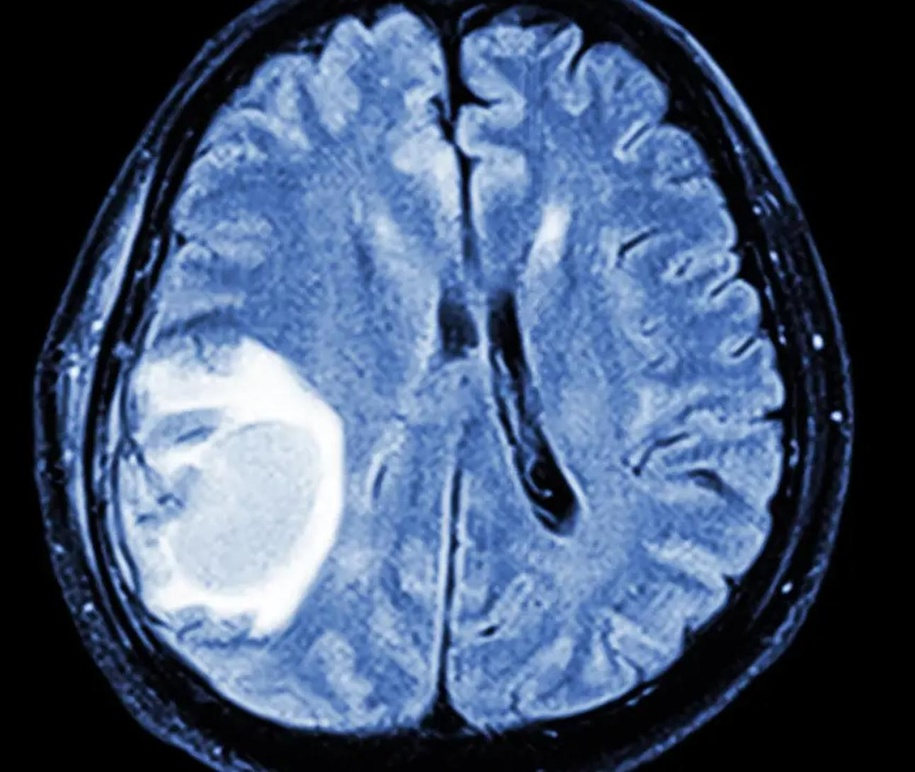
#> input picture Data file/Brain.jpg, 915 x 772 px, shrunk from 1292 x 1090 before the run, found by its file name
$ python Program_12e.py
#> lines starting #> are read from the running program, lines starting #| are printed output that depends on the picture; after the words box and inside, x2 and y2 are one past the last pixel; in counts of white or black regions, pixels touching at a corner belong together
# Program_12e.py: Segmentation of a human brain.
import matplotlib.pyplot as plt
from skimage import color
from skimage import morphology
from skimage import segmentation
import matplotlib.image as img

num_segs , threshold = 100 , 0.82
img =img.imread("Brain.jpg")
#> img is the input picture: shape (772, 915, 3); mean R, G, B 69.4, 87.7, 117.1

# Compute a mask
lum = color.rgb2gray(img)
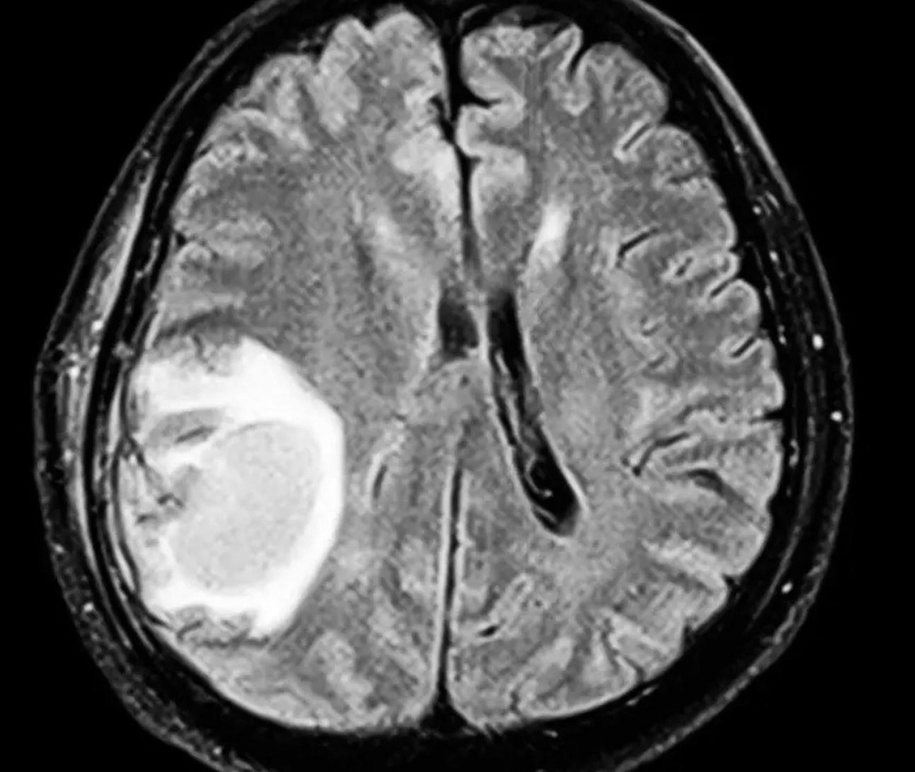
#> lum: shape (772, 915) float64; min 0, max 1, mean 0.337
mask = morphology.remove_small_holes(
    morphology.remove_small_objects(lum > threshold , 500) , 500)
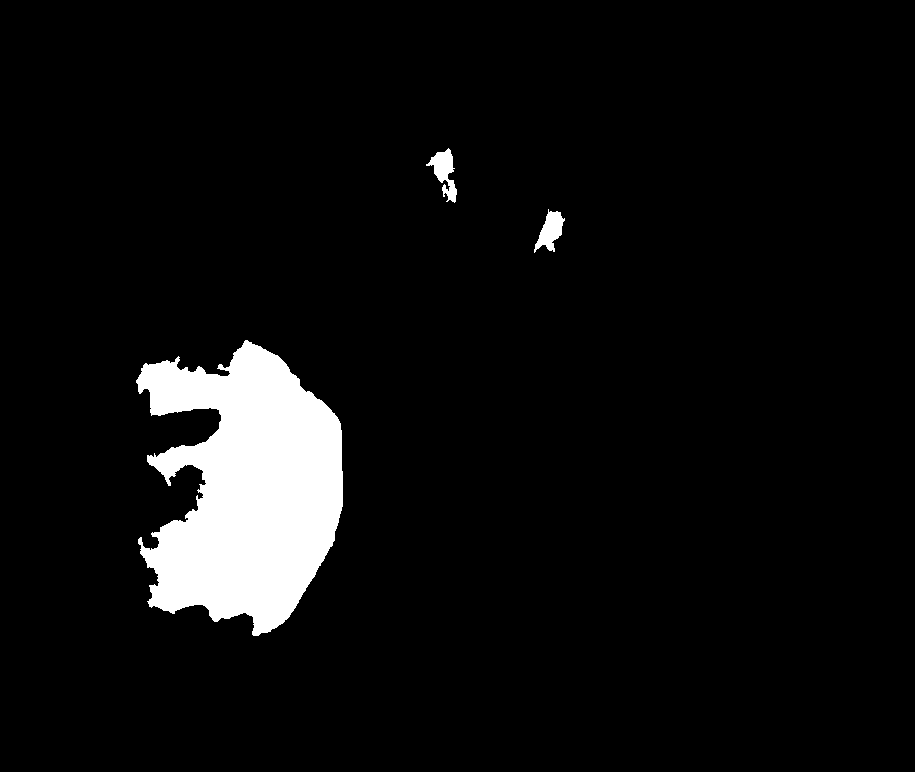
#> mask: shape (772, 915) bool; 5.9% white; 3 white regions, box (x1, y1, x2, y2) and area: (136, 340, 343, 636) 40299, (426, 148, 457, 203) 750, (534, 209, 565, 253) 687
mask = morphology.opening(mask, morphology.disk(3))
#> mask: shape (772, 915) bool; 5.8% white; 4 white regions, box (x1, y1, x2, y2) and area: (136, 340, 343, 636) 39986, (536, 211, 564, 251) 638, (430, 150, 454, 182) 495, (446, 185, 457, 201) 113

# SLIC result
slic = segmentation.slic(img, n_segments=num_segs, start_label=1)
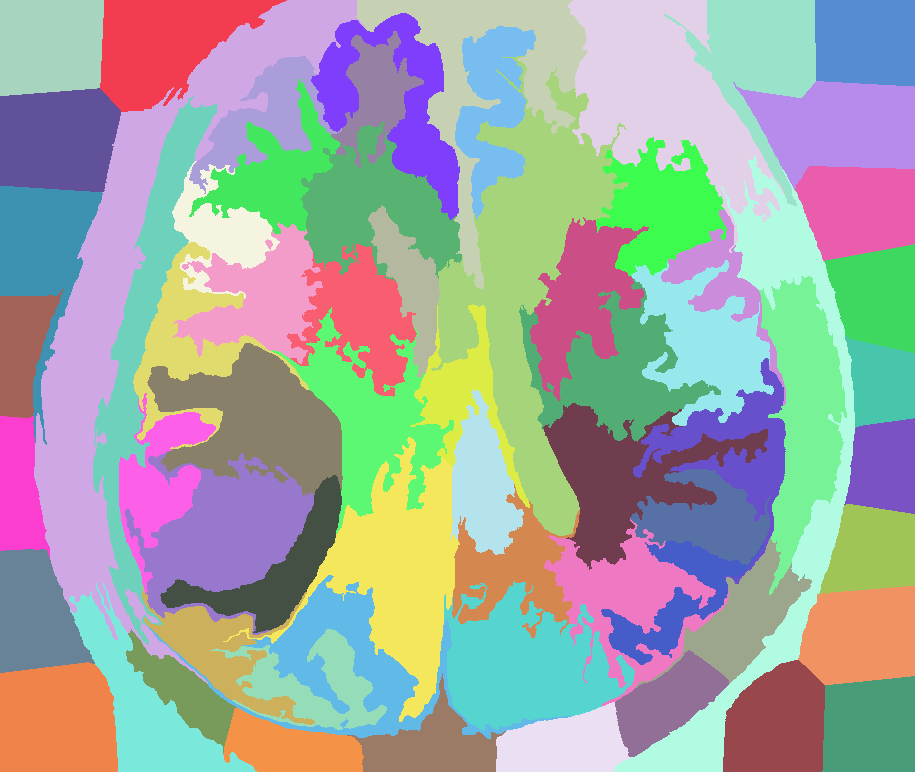
#> slic: shape (772, 915) int64; 67 distinct labels, from 1 to 67; one colour per label, 0 black

# SLIC result in Mask
m_slic = segmentation.slic(img, n_segments=num_segs, mask=mask, \
start_label=1)
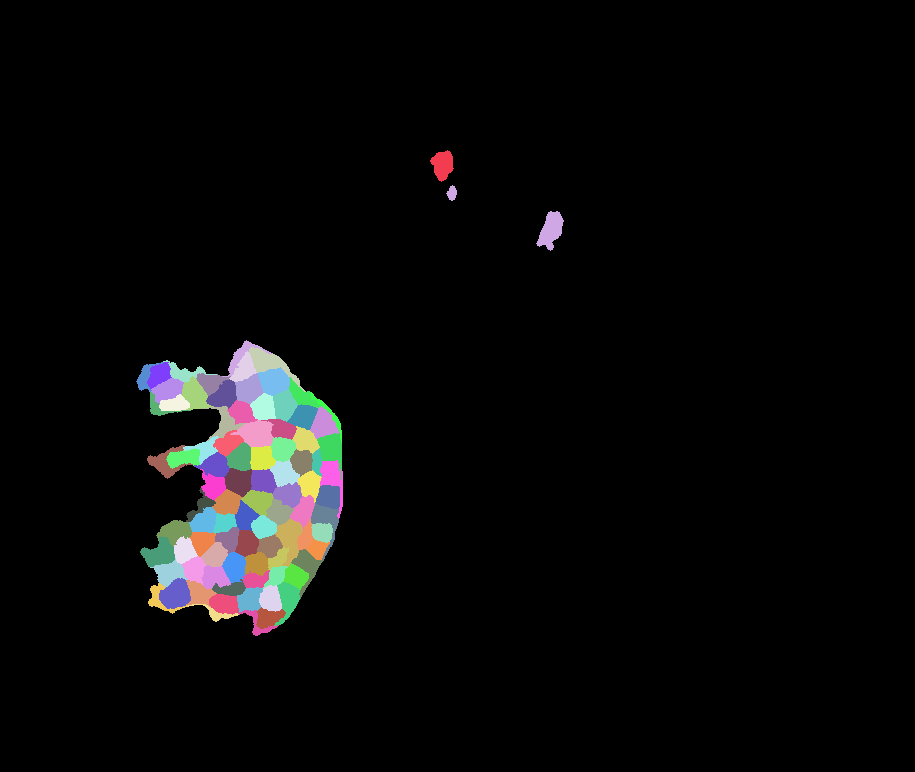
#> m_slic: shape (772, 915) int64; 89 distinct labels, from 0 to 88; one colour per label, 0 black

# Display result
fig, ax_arr = plt.subplots(2, 2, sharex=True, sharey=True, \
figsize=(10, 10))
ax1, ax2, ax3, ax4 = ax_arr.ravel()
ax1.imshow(img)
ax1.set_title("Brain.jpg")
ax2.imshow(mask, cmap="gray")
ax2.set_title("Mask")
ax3.imshow(segmentation.mark_boundaries(img, slic))
ax3.contour(mask, colors="red", linewidths=1)
ax3.set_title("SLIC")
ax4.imshow(segmentation.mark_boundaries(img, m_slic))
ax4.contour(mask, colors="red", linewidths=1)
ax4.set_title("SLIC in Mask")
for ax in ax_arr.ravel():
    ax.set_axis_off()
plt.tight_layout()
plt.show()
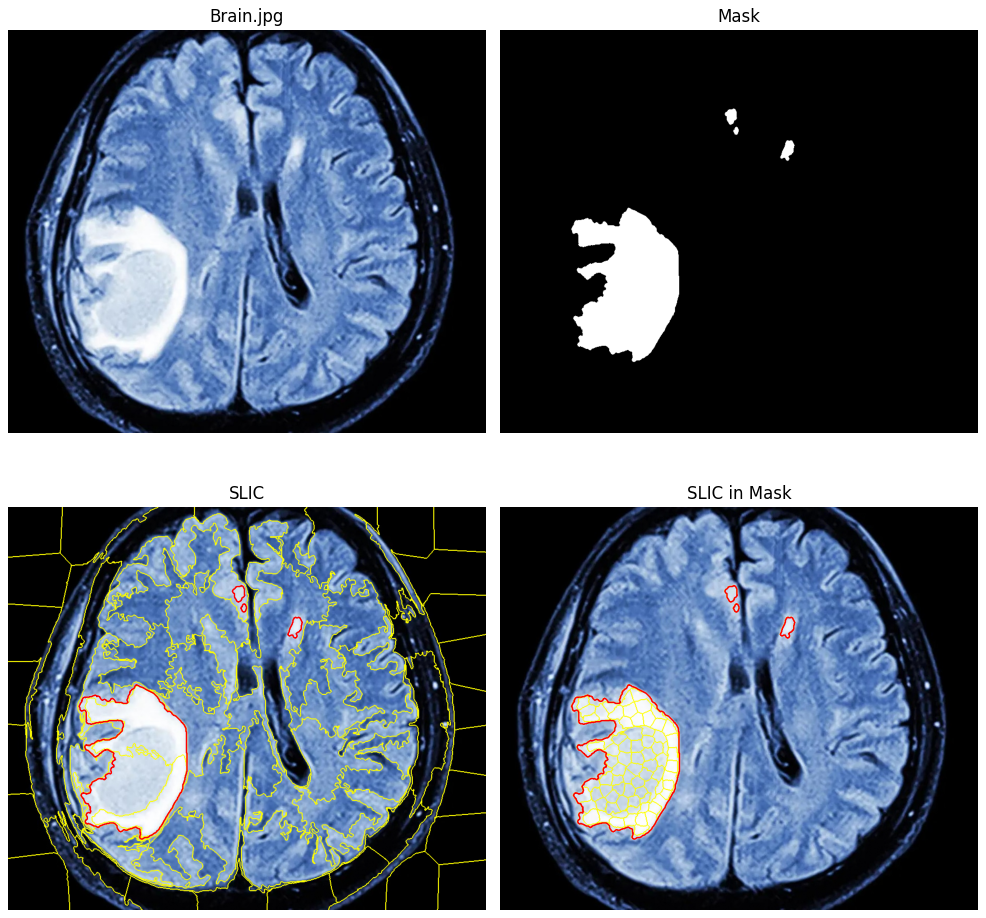
#> figure drawn by matplotlib, 4 panels

$ run again, with Data file/peppers.jpeg copied over Data file/Brain.jpg
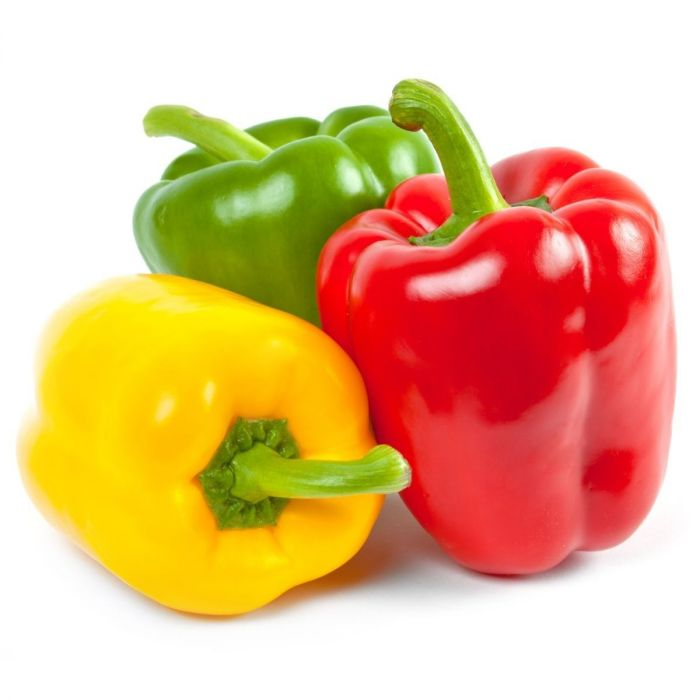
#> input picture Data file/peppers.jpeg, 700 x 700 px, found by its file name
#> img is the input picture: shape (700, 700, 3); mean R, G, B 230.8, 185.1, 137.7
#> `mask = morphology.remove_small_holes( morphology.remove_small_objects(..`:
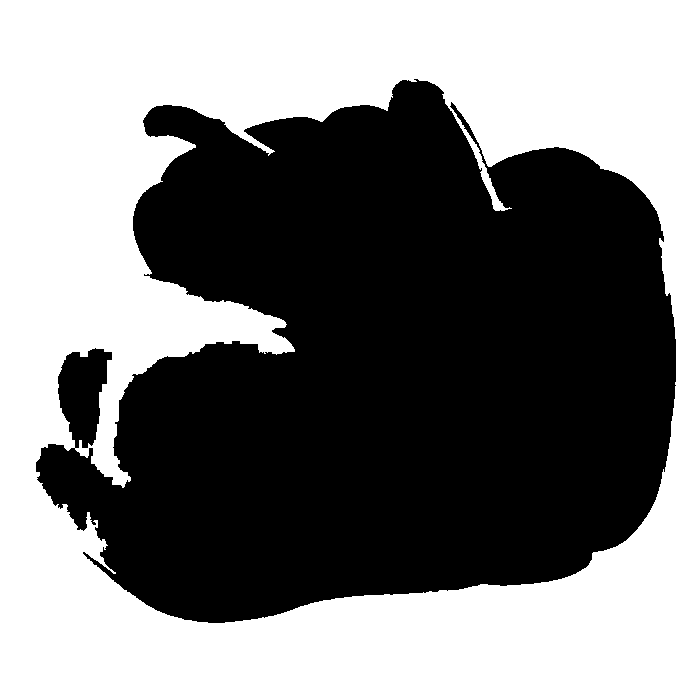
#> mask: shape (700, 700) bool; 50% white; 1 white region, box (x1, y1, x2, y2) and area: (0, 0, 700, 700) 244892
#> slic: shape (700, 700) int64; 69 distinct labels, from 1 to 69
#> m_slic: shape (700, 700) int64; 93 distinct labels, from 0 to 92
#> `plt.show()`:
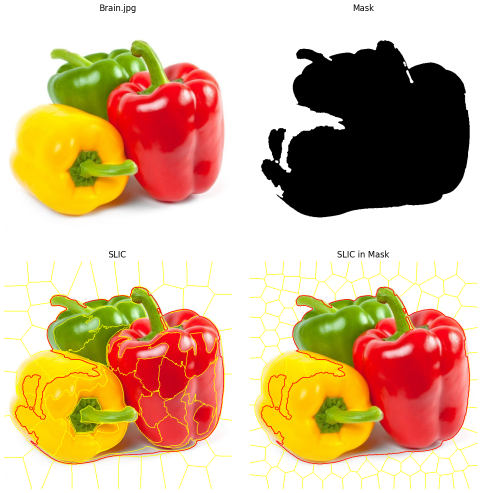
#> figure drawn by matplotlib, 4 panels
